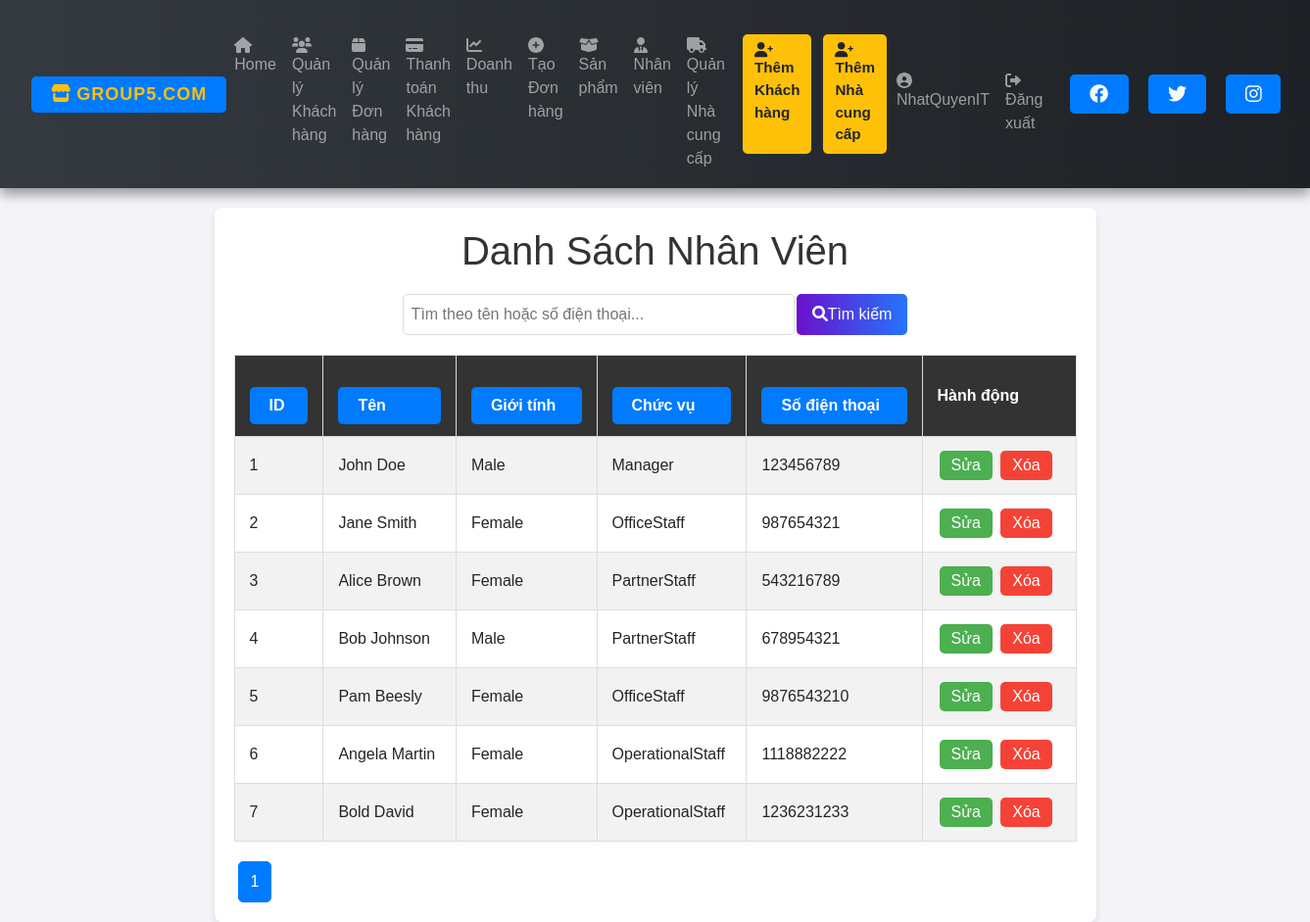
Page /employees.php (signed in) on the committed database.
### tables this page shows
CREATE TABLE `employee` (
  `ECode` int(11) NOT NULL,
  `Fname` varchar(100) DEFAULT NULL,
  `Lname` varchar(100) DEFAULT NULL,
  `Gender` varchar(10) DEFAULT NULL,
  `Address` varchar(200) DEFAULT NULL,
  `Phone` varchar(15) DEFAULT NULL,
  `Role` varchar(50) DEFAULT NULL
);

### employees.php (the view, shortened to what this page needs)
<?php
require 'connect.php';
include 'nav.php';
$limit = 10;
$page = isset($_GET['page']) ? (int)$_GET['page'] : 1;
$offset = ($page - 1) * $limit;
$query = isset($_GET['query']) ? $_GET['query'] : '';
$order_by = isset($_GET['order_by']) ? $_GET['order_by'] : 'ECode';
$order_dir = isset($_GET['order_dir']) && $_GET['order_dir'] === 'desc' ? 'desc' : 'asc';
$sql = "SELECT * FROM employee
        WHERE Fname LIKE :query OR Lname LIKE :query OR Phone LIKE :query
        ORDER BY $order_by $order_dir
        LIMIT :limit OFFSET :offset";
$stmt = $conn->prepare($sql);
$stmt->bindValue(':query', "%$query%", PDO::PARAM_STR);
$stmt->bindValue(':limit', $limit, PDO::PARAM_INT);
$stmt->bindValue(':offset', $offset, PDO::PARAM_INT);
$stmt->execute();
$employees = $stmt->fetchAll(PDO::FETCH_ASSOC);
$total_stmt = $conn->prepare("SELECT COUNT(*) FROM employee WHERE Fname LIKE :query OR Lname LIKE :query OR Phone LIKE :query");
$total_stmt->bindValue(':query', "%$query%", PDO::PARAM_STR);
$total_stmt->execute();
$total_rows = $total_stmt->fetchColumn();
$total_pages = ceil($total_rows / $limit);
$new_order_dir = $order_dir === 'asc' ? 'desc' : 'asc';
?>
<!DOCTYPE html>
<html lang="vi">
<head>
    <link rel="stylesheet" href="styles.css">
    <link rel="stylesheet" href="employees.css">
</head>
<body>
    <div class="container">
        <h1>Danh Sách Nhân Viên</h1>
        <form method="GET" action="employees.php" class="search-bar">
            <input type="text" name="query" placeholder="Tìm theo tên hoặc số điện thoại..." value="<?= htmlspecialchars($query) ?>">
            <button type="submit"><i class="fa fa-search"></i>Tìm kiếm</button>
        </form>
        <table>
            <tr>
                <th><a href="?query=<?= htmlspecialchars($query) ?>&order_by=ECode&order_dir=<?= $new_order_dir ?>" class="sortable">ID</a></th>
                <th><a href="?query=<?= htmlspecialchars($query) ?>&order_by=Fname&order_dir=<?= $new_order_dir ?>" class="sortable">Tên</a></th>
                <th><a href="?query=<?= htmlspecialchars($query) ?>&order_by=Gender&order_dir=<?= $new_order_dir ?>" class="sortable">Giới tính</a></th>
                <th><a href="?query=<?= htmlspecialchars($query) ?>&order_by=Role&order_dir=<?= $new_order_dir ?>" class="sortable">Chức vụ</a></th>
                <th><a href="?query=<?= htmlspecialchars($query) ?>&order_by=Phone&order_dir=<?= $new_order_dir ?>" class="sortable">Số điện thoại</a></th>
                <th>Hành động</th>
            </tr>
            <?php if (!empty($employees)): ?>
                <?php foreach ($employees as $employee): ?>
                    <tr>
                        <td><?= htmlspecialchars($employee['ECode']); ?></td>
                        <td><?= htmlspecialchars($employee['Fname'] . " " . $employee['Lname']); ?></td>
                        <td><?= htmlspecialchars($employee['Gender']); ?></td>
                        <td><?= htmlspecialchars($employee['Role']); ?></td>
                        <td><?= htmlspecialchars($employee['Phone']); ?></td>
                        <td class="action-buttons">
                            <a href="edit_employee.php?ECode=<?= $employee['ECode']; ?>" class="edit-btn">Sửa</a>
                            <a href="delete_employee.php?ECode=<?= $employee['ECode']; ?>" class="delete-btn" onclick="return confirm('Bạn có chắc chắn muốn xóa?');">Xóa</a>
                        </td>
                    </tr>
                <?php endforeach; ?>
            <?php else: ?>
                <tr>
                    <td colspan="6" style="text-align: center;">Không tìm thấy nhân viên nào.</td>
                </tr>
            <?php endif; ?>
        </table>
        <div class="pagination">
            <?php for ($i = 1; $i <= $total_pages; $i++): ?>
                <a href="?page=<?= $i ?>&query=<?= htmlspecialchars($query) ?>&order_by=<?= htmlspecialchars($order_by) ?>&order_dir=<?= htmlspecialchars($order_dir) ?>" class="<?= ($i == $page) ? 'active' : '' ?>"><?= $i ?></a>
            <?php endfor; ?>
        </div>
    </div>
</body>
</html>

### styles.css (style rules this page uses)
body { font-family: Arial, sans-serif; background-color: #f4f4f4; margin: 0; padding: 0; }
h1, h2 { color: #333; }
.container { width: 80%; margin: 0 auto; background-color: #fff; padding: 20px; box-shadow: 0 0 10px rgba(0, 0, 0, 0.1); margin-top: 20px; }
table { width: 100%; border-collapse: collapse; margin-top: 20px; }
table, th, td { border: 1px solid #ddd; }
th, td { padding: 10px; text-align: left; }
th { background-color: #f2f2f2; }
a { display: inline-block; margin-top: 20px; padding: 10px 20px; background-color: #007bff; color: #fff; text-decoration: none; border-radius: 5px; }

### employees.css (style rules this page uses)
body { font-family: Arial, sans-serif; background: #f4f4f9; display: flex; flex-direction: column; }
.container { max-width: 900px; width: 100%; background: #fff; padding: 20px; border-radius: 8px; box-shadow: 0px 4px 8px rgba(0, 0, 0, 0.1); }
h1 { color: #333; text-align: center; margin-bottom: 20px; }
.search-bar { display: flex; justify-content: center; margin-bottom: 20px; }
.search-bar input[type="text"] { padding: 8px; width: 100%; max-width: 400px; border: 1px solid #ddd; border-radius: 5px; outline: none; }
.search-bar button { background: linear-gradient(to right, #6a11cb, #2575fc); color: white; border: none; padding: 8px 16px; margin-left: 2px; cursor: pointer; border-radius: 5px; transition: background-color 0.3s, transform 0.2s; }
table { width: 100%; border-collapse: collapse; margin-bottom: 20px; }
th, td { padding: 12px 15px; text-align: left; }
th { background-color: #333; color: white; cursor: pointer; position: relative; }
th a.sortable { color: white; text-decoration: none; display: flex; align-items: center; }
tr:nth-child(even) { background-color: #f2f2f2; }
.action-buttons a { padding: 6px 12px; margin: 2px; border-radius: 5px; text-decoration: none; color: white; transition: 0.2s; }
.edit-btn { background-color: #4CAF50; }
.delete-btn { background-color: #f44336; }
.pagination { display: flex; }
.pagination a { color: #333; padding: 8px 12px; margin: 0 4px; border-radius: 5px; border: 1px solid #ddd; text-decoration: none; transition: 0.3s; }
.pagination a.active { background-color: #007bff; color: white; border: 1px solid #007bff; }

### rows in the picture
employee: ECode "1", Fname+Lname "John Doe", Gender "Male", Role "Manager", Phone "123456789"
employee: ECode "2", Fname+Lname "Jane Smith", Gender "Female", Role "OfficeStaff", Phone "987654321"
employee: ECode "3", Fname+Lname "Alice Brown", Gender "Female", Role "PartnerStaff", Phone "543216789"
employee: ECode "4", Fname+Lname "Bob Johnson", Gender "Male", Role "PartnerStaff", Phone "678954321"
employee: ECode "5", Fname+Lname "Pam Beesly", Gender "Female", Role "OfficeStaff", Phone "9876543210"
employee: ECode "6", Fname+Lname "Angela Martin", Gender "Female", Role "OperationalStaff", Phone "1118882222"
employee: ECode "7", Fname+Lname "Bold David", Gender "Female", Role "OperationalStaff", Phone "1236231233"

### other values in the picture
$_SESSION['username'] "NhatQuyenIT"
